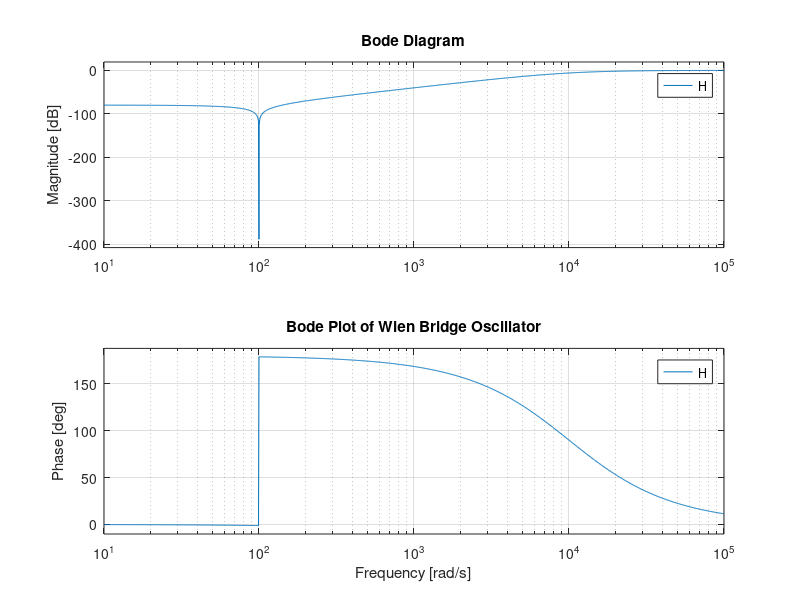
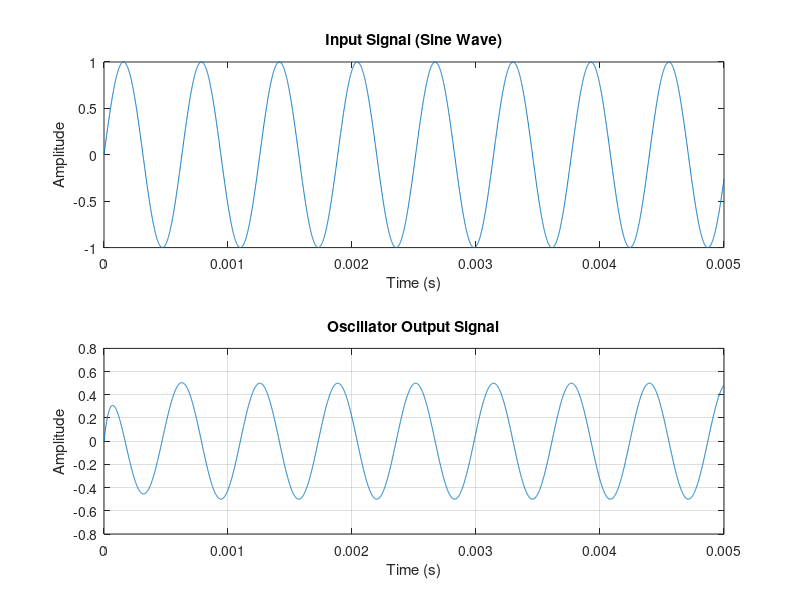

MATLAB code for these plots, in order:
% Wien Bridge Oscillator Design and Simulation

% Clear previous variables and figures
clear;
clc;
close all;

% Define component values
R1 = 10000;     % Resistance in ohms
R2 = 10000;     % Resistance in ohms
C1 = 0.01e-6;   % Capacitance in farads
C2 = 0.01e-6;   % Capacitance in farads
R3 = 10000;     % Resistance in ohms (for feedback)
R4 = 10000;     % Resistance in ohms (for feedback)

% Calculate the oscillation frequency
f_osc = 1 / (2 * pi * sqrt(R1 * R2 * C1 * C2));
fprintf('Oscillation Frequency: %.2f Hz\n', f_osc);

% Transfer Function of Wien Bridge Oscillator
s = tf('s');
H = (R4/R3) * (s^2 + 1/(R1*C1)) / (s^2 + (1/(R1*C1) + 1/(R2*C2))*s + 1/(R1*R2*C1*C2));

% Display the transfer function
disp('Transfer Function H(s):');
disp(H);

% Frequency response (Bode plot)
figure;
bode(H);
grid on;
title('Bode Plot of Wien Bridge Oscillator');

% Time domain simulation
% Generate a time vector and input signal
t = 0:1e-6:0.005;  % Time vector (5 ms)
u = sin(2*pi*f_osc*t);  % Input signal (sine wave at oscillation frequency)

% Simulate the oscillator response
[y, t] = lsim(H, u, t);

% Plot the input and output signals
figure;
subplot(2,1,1);
plot(t, u);
title('Input Signal (Sine Wave)');
xlabel('Time (s)');
ylabel('Amplitude');

subplot(2,1,2);
plot(t, y);
title('Oscillator Output Signal');
xlabel('Time (s)');
ylabel('Amplitude');
grid on;

% Note: In a real Wien Bridge Oscillator circuit, non-linear elements like
% diodes or lamp are used to stabilize the amplitude. This simple model
% does not include those elements.
